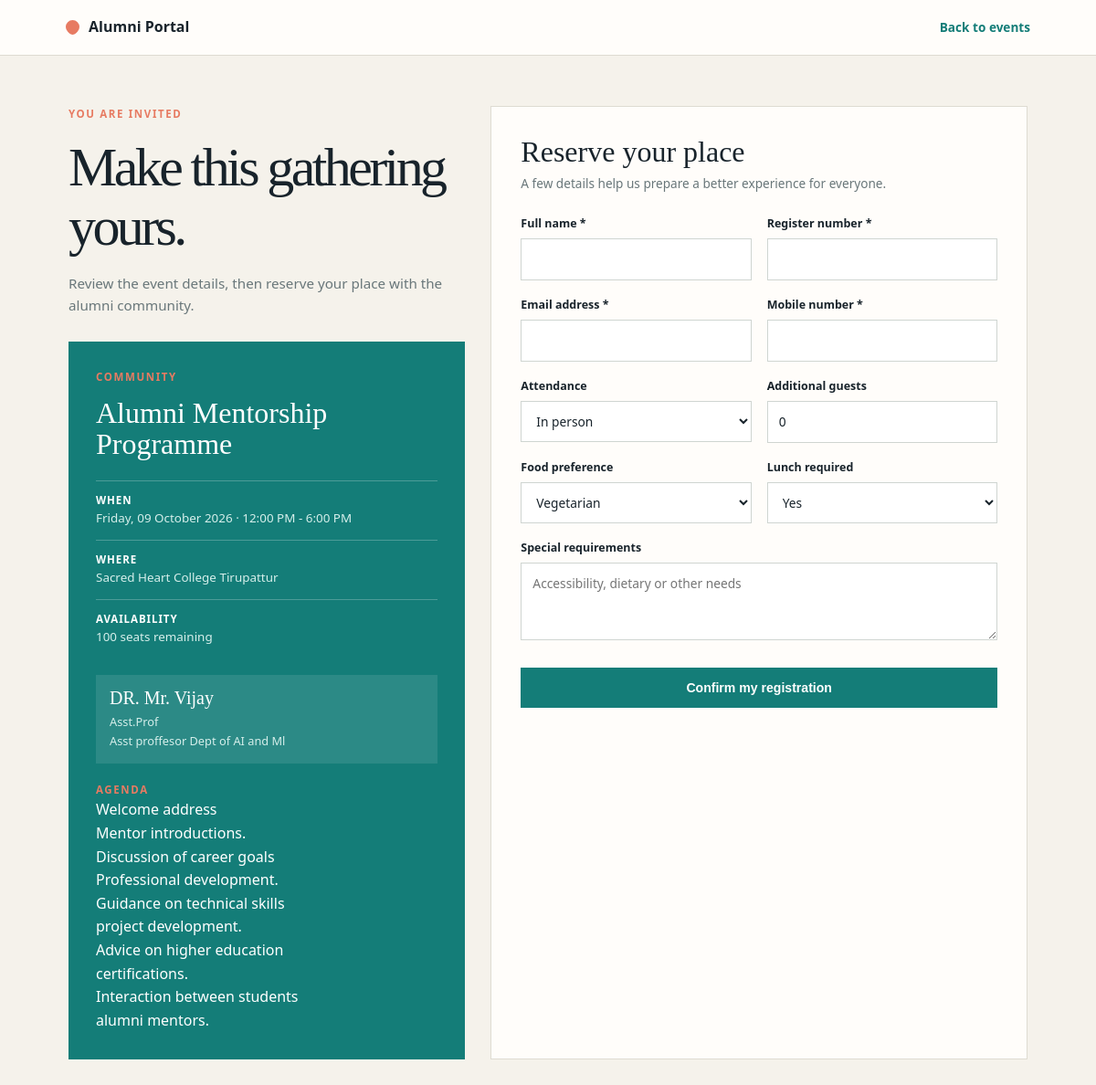
The page /events/5/register/ on the database its author committed.
### accounts/models.py (models this page shows, shortened)
class Event(models.Model):
    CATEGORY_CHOICES = [
        ("networking", "Networking"),
        ("career", "Career & Learning"),
        ("reunion", "Reunion"),
        ("community", "Community"),
        ("webinar", "Webinar"),
    ]
    title = models.CharField(max_length=180)
    description = models.TextField()
    category = models.CharField(
        max_length=20,
        choices=CATEGORY_CHOICES,
        default="community",
    )
    event_date = models.DateField()
    start_time = models.TimeField()
    end_time = models.TimeField()
    is_online = models.BooleanField(default=False)
    location = models.CharField(max_length=220, blank=True)
    meeting_link = models.URLField(blank=True)
    capacity = models.PositiveIntegerField(default=100)
    chief_guest = models.CharField(max_length=140, blank=True)
    chief_guest_title = models.CharField(max_length=180, blank=True)
    chief_guest_bio = models.TextField(blank=True)
    featured_alumni = models.CharField(max_length=140, blank=True)
    featured_alumni_role = models.CharField(max_length=180, blank=True)
    agenda = models.TextField(blank=True)
    created_at = models.DateTimeField(auto_now_add=True)
    updated_at = models.DateTimeField(auto_now=True)
    class Meta:
        ordering = ["event_date", "start_time"]
    @property
    def seats_available(self):
        registered_guests = self.registrations.aggregate(
            guests=Sum("guests")
        )["guests"] or 0
        registered_attendees = self.registrations.count() + registered_guests
        return max(self.capacity - registered_attendees, 0)

### accounts/views.py (the view, shortened to what this page needs)
def event_register_view(request, event_id):
    event = get_object_or_404(Event, id=event_id)
    return render(
        request,
        "accounts/event_register.html",
        {"event": event},
    )

### accounts/templates/accounts/event_register.html (shortened to what this page needs)
<!DOCTYPE html>
<html lang="en">
<head>
</head>
<body>
    <nav class="nav"><a class="brand" href="{% url 'home' %}"><span class="brand-mark"></span>Alumni Portal</a><a class="back" href="{% url 'events' %}">Back to events</a></nav>
    <main class="layout">
        <section><p class="eyebrow">You are invited</p><h1>Make this gathering yours.</h1><p class="intro">Review the event details, then reserve your place with the alumni community.</p>
            <div class="event-brief"><p class="eyebrow">{{ event.get_category_display }}</p><h2>{{ event.title }}</h2><div class="brief-line"><strong>When</strong>{{ event.event_date|date:"l, d F Y" }} · {{ event.start_time|time:"g:i A" }} - {{ event.end_time|time:"g:i A" }}</div><div class="brief-line"><strong>Where</strong>{% if event.is_online %}{% if event.meeting_link %}<a href="{{ event.meeting_link }}">Online event</a>{% else %}Online event{% endif %}{% else %}{{ event.location }}{% endif %}</div><div class="brief-line"><strong>Availability</strong>{{ event.seats_available }} seats remaining</div>{% if event.chief_guest %}<div class="guest-box"><h3>{{ event.chief_guest }}</h3><p>{{ event.chief_guest_title }}</p>{% if event.chief_guest_bio %}<p>{{ event.chief_guest_bio }}</p>{% endif %}</div>{% endif %}{% if event.featured_alumni %}<div class="guest-box"><h3>{{ event.featured_alumni }}</h3><p>{{ event.featured_alumni_role }}</p></div>{% endif %}{% if event.agenda %}<div class="agenda"><p class="eyebrow">Agenda</p><p>{{ event.agenda }}</p></div>{% endif %}</div>
        </section>
        <section class="form-card"><h2>Reserve your place</h2><p class="form-note">A few details help us prepare a better experience for everyone.</p>
            <form method="post">{% csrf_token %}<div class="form-grid"><div><label for="full_name">Full name *</label><input id="full_name" name="full_name" value="{{ form_data.full_name|default:'' }}" required></div><div><label for="register_number">Register number *</label><input id="register_number" name="register_number" value="{{ form_data.register_number|default:'' }}" required></div><div><label for="email">Email address *</label><input id="email" type="email" name="email" value="{{ form_data.email|default:'' }}" required></div><div><label for="phone">Mobile number *</label><input id="phone" name="phone" value="{{ form_data.phone|default:'' }}" required></div><div><label for="attendance">Attendance</label><select id="attendance" name="attendance"><option value="{% if event.is_online %}Online{% else %}In Person{% endif %}">{% if event.is_online %}Online{% else %}In person{% endif %}</option></select></div><div><label for="guests">Additional guests</label><input id="guests" type="number" min="0" max="10" name="guests" value="{{ form_data.guests|default:0 }}"></div><div><label for="food_preference">Food preference</label><select id="food_preference" name="food_preference"><option>Vegetarian</option><option>Non-Vegetarian</option><option>Jain</option><option>Other</option></select></div><div><label for="lunch_required">Lunch required</label><select id="lunch_required" name="lunch_required"><option>Yes</option><option>No</option></select></div><div class="full"><label for="special_requirements">Special requirements</label><textarea id="special_requirements" name="special_requirements" placeholder="Accessibility, dietary or other needs">{{ form_data.special_requirements|default:'' }}</textarea></div></div><button class="submit" type="submit">Confirm my registration</button></form>
        </section>
    </main>
</body>
</html>

### accounts/templates/accounts/event_register.html (style rules this page uses)
:root { --ink:#18232b; --muted:#69777a; --paper:#f5f2eb; --white:#fffdfa; --teal:#147d78; --coral:#e77b62; --line:#dedbd2; --error:#a64335; }
* { box-sizing:border-box; margin:0; padding:0; }
body { background:var(--paper); color:var(--ink); font-family:"Trebuchet MS","Segoe UI",sans-serif; line-height:1.6; }
a { color:inherit; text-decoration:none; }
.nav { align-items:center; background:var(--white); border-bottom:1px solid var(--line); display:flex; justify-content:space-between; padding:17px 6vw; }
.brand { align-items:center; display:flex; font-weight:800; gap:10px; }
.brand-mark { background:var(--coral); border-radius:50% 50% 50% 5px; display:block; height:15px; transform:rotate(-45deg); width:15px; }
.back { color:var(--teal); font-size:.85rem; font-weight:800; }
.layout { display:grid; gap:28px; grid-template-columns:.85fr 1.15fr; margin:55px auto 80px; max-width:1100px; padding:0 25px; }
.eyebrow { color:var(--coral); font-size:.72rem; font-weight:800; letter-spacing:.14em; text-transform:uppercase; }
h1,h2,h3 { font-family:Georgia,serif; font-weight:400; line-height:1.08; }
h1 { font-size:clamp(2.4rem,5vw,4.4rem); letter-spacing:-.06em; margin:17px 0; }
.intro { color:var(--muted); font-size:.95rem; }
.event-brief { background:var(--teal); color:white; margin-top:28px; padding:30px; }
.event-brief h2 { font-size:2rem; margin:12px 0 22px; }
.brief-line { border-top:1px solid rgba(255,255,255,.24); color:#d6efeb; font-size:.84rem; padding:12px 0; }
.brief-line strong { color:white; display:block; font-size:.72rem; letter-spacing:.08em; text-transform:uppercase; }
.guest-box { background:rgba(255,255,255,.1); margin-top:18px; padding:15px; }
.guest-box h3 { font-size:1.25rem; margin-bottom:5px; }
.guest-box p { color:#d6efeb; font-size:.8rem; }
.agenda { margin-top:20px; white-space:pre-line; }
.form-card { background:var(--white); border:1px solid var(--line); padding:32px; }
.form-card h2 { font-size:2rem; margin-bottom:7px; }
.form-note { color:var(--muted); font-size:.85rem; margin-bottom:23px; }
.form-grid { display:grid; gap:17px; grid-template-columns:repeat(2,1fr); }
.full { grid-column:1 / -1; }
label { display:block; font-size:.78rem; font-weight:800; margin-bottom:6px; }
input,select,textarea { background:white; border:1px solid #cfd5d1; border-radius:0; color:var(--ink); font:inherit; font-size:.86rem; padding:11px 12px; width:100%; }
textarea { min-height:85px; resize:vertical; }
.submit { background:var(--teal); border:0; color:white; cursor:pointer; font-size:.88rem; font-weight:800; margin-top:23px; padding:14px 20px; width:100%; }

### rows shown on the page
Event: category "COMMUNITY", title "Alumni Mentorship Programme", event_date "Friday, 09 October 2026", start_time "12:00 PM", end_time "6:00 PM", location "Sacred Heart College Tirupattur", seats_available "100", chief_guest "DR. Mr. Vijay", chief_guest_title "Asst.Prof", chief_guest_bio "Asst proffesor Dept of AI and Ml", agenda "Welcome address Mentor introductions. Discussion of career goals Professional development. Guidance on technical skills project development. Advice on higher education certifications. Interaction between students alumni mentors.", attendance "In person"
